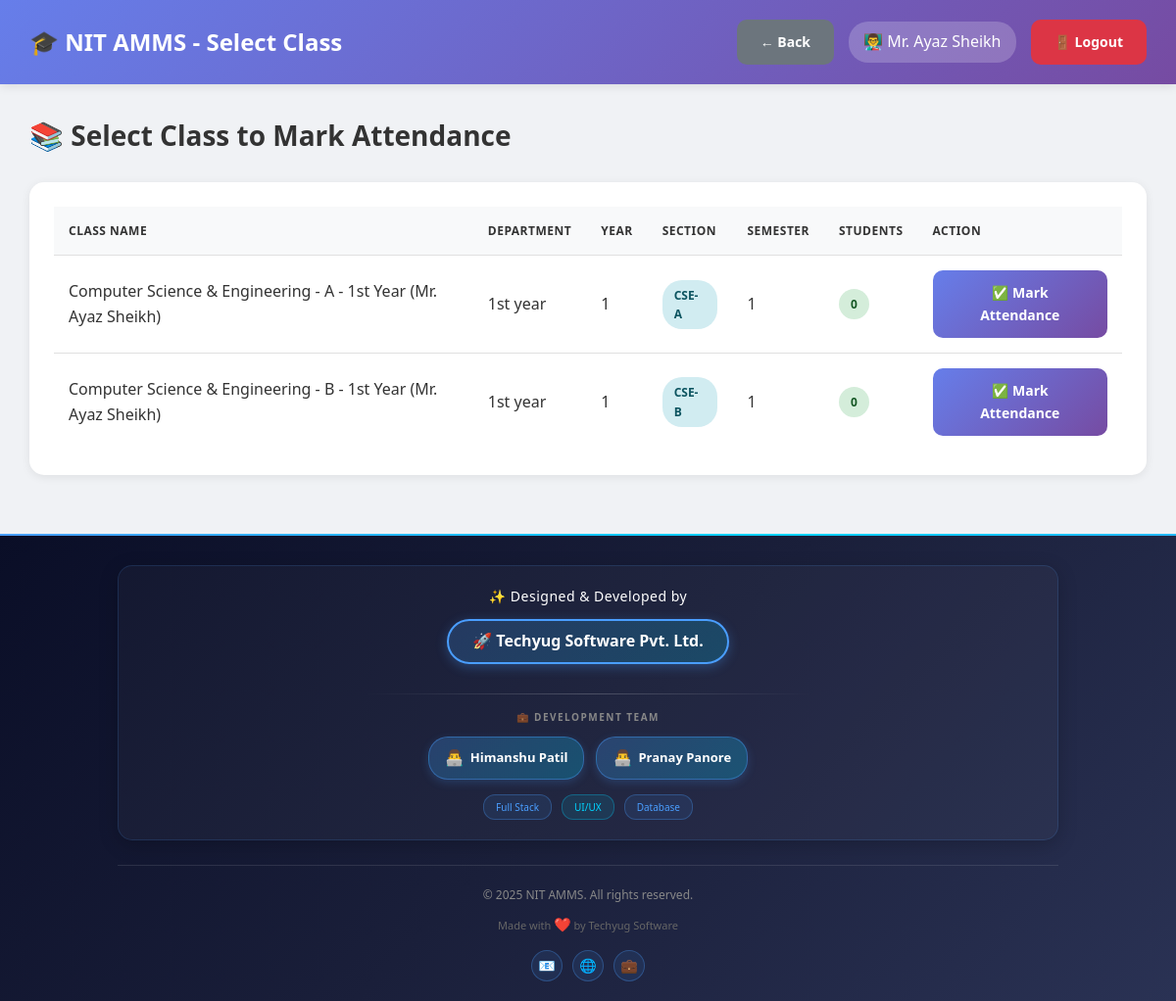
Page /teacher/select_class.php (signed in) on the committed database.
### tables this page shows
CREATE TABLE `users` (
  `id` int(11) NOT NULL,
  `username` varchar(50) NOT NULL,
  `password` varchar(255) NOT NULL,
  `full_name` varchar(100) NOT NULL,
  `email` varchar(100) NOT NULL,
  `phone` varchar(15) DEFAULT NULL,
  `photo` varchar(255) DEFAULT NULL,
  `role` enum('admin','hod','teacher') NOT NULL,
  `department_id` int(11) DEFAULT NULL,
  `is_active` tinyint(1) DEFAULT 1,
  `created_at` timestamp NOT NULL DEFAULT current_timestamp()
);

CREATE TABLE `classes` (
  `id` int(11) NOT NULL,
  `class_name` varchar(100) NOT NULL,
  `department_id` int(11) NOT NULL,
  `year` int(11) NOT NULL,
  `section` varchar(10) NOT NULL,
  `teacher_id` int(11) NOT NULL,
  `semester` int(11) NOT NULL,
  `academic_year` varchar(20) NOT NULL,
  `created_at` timestamp NOT NULL DEFAULT current_timestamp()
);

CREATE TABLE `departments` (
  `id` int(11) NOT NULL,
  `dept_name` varchar(100) NOT NULL,
  `dept_code` varchar(20) NOT NULL,
  `hod_id` int(11) DEFAULT NULL,
  `created_at` timestamp NOT NULL DEFAULT current_timestamp()
);

### db.php (called while the page is built, shortened)
<?php
$conn = new mysqli(DB_HOST, DB_USER, DB_PASS, DB_NAME);
$conn->set_charset("utf8mb4");
$conn->query("SET time_zone = '+05:30'");
function isLoggedIn() {
    return isset($_SESSION['user_id']) && isset($_SESSION['role']);
}
function getCurrentUser() {
    global $conn;
    $user_id = $_SESSION['user_id'];
    $role = $_SESSION['role'];
    if ($role === 'student') {
        $query = "SELECT * FROM students WHERE id = ?";
    } elseif ($role === 'parent') {
        $query = "SELECT * FROM parents WHERE id = ?";
    } else {
        $query = "SELECT * FROM users WHERE id = ?";
    }
    $stmt = $conn->prepare($query);
    $stmt->bind_param("i", $user_id);
    $stmt->execute();
    $result = $stmt->get_result();
    return $result->fetch_assoc();
}
?>

### teacher/select_class.php (the view, shortened to what this page needs)
<?php
require_once '../db.php';
$user = getCurrentUser();
$teacher_id = $_SESSION['user_id'];
$classes_query = "SELECT c.*, d.dept_name,
                  (SELECT COUNT(*) FROM students WHERE class_id = c.id AND is_active = 1) as student_count
                  FROM classes c
                  LEFT JOIN departments d ON c.department_id = d.id
                  WHERE c.teacher_id = $teacher_id
                  ORDER BY c.class_name";
$classes = $conn->query($classes_query);
?>
<!DOCTYPE html>
<html lang="en">
<head>
    <link rel="stylesheet" href="../assets/style.css">
</head>
<body class="dashboard-container">
    <nav class="navbar">
        <div>
            <h1>🎓 NIT AMMS - Select Class</h1>
        </div>
        <div class="user-info">
            <a href="index.php" class="btn btn-secondary">← Back</a>
            <span>👨‍🏫 <?php echo htmlspecialchars($user['full_name']); ?></span>
            <a href="../logout.php" class="btn btn-danger">🚪 Logout</a>
        </div>
    </nav>
    <div class="main-content">
        <h2>📚 Select Class to Mark Attendance</h2>
        <div class="table-container">
            <table>
                <thead>
                    <tr>
                        <th>Class Name</th>
                        <th>Department</th>
                        <th>Year</th>
                        <th>Section</th>
                        <th>Semester</th>
                        <th>Students</th>
                        <th>Action</th>
                    </tr>
                </thead>
                <tbody>
                    <?php if ($classes->num_rows > 0): ?>
                        <?php while ($class = $classes->fetch_assoc()): ?>
                        <tr>
                            <td><?php echo htmlspecialchars($class['class_name']); ?></td>
                            <td><?php echo htmlspecialchars($class['dept_name']); ?></td>
                            <td><?php echo $class['year']; ?></td>
                            <td><span class="badge badge-info"><?php echo htmlspecialchars($class['section']); ?></span></td>
                            <td><?php echo $class['semester']; ?></td>
                            <td><span class="badge badge-success"><?php echo $class['student_count']; ?></span></td>
                            <td>
                                <a href="mark_attendance.php?class_id=<?php echo $class['id']; ?>"
                                   class="btn btn-primary">
                                    ✅ Mark Attendance
                                </a>
                            </td>
                        </tr>
                        <?php endwhile; ?>
                    <?php endif; ?>
                </tbody>
            </table>
        </div>
    </div>
    <div style="background: linear-gradient(135deg, #0a0e27 0%, #1a1f3a 50%, #2a3254 100%); position: relative; overflow: hidden;">
        <div style="height: 2px; background: linear-gradient(90deg, #4a9eff, #00d4ff, #4a9eff, #00d4ff); background-size: 200% 100%;"></div>
        <div style="max-width: 1000px; margin: 0 auto; padding: 30px 20px 20px;">
            <div style="background: rgba(255, 255, 255, 0.03); padding: 20px 20px; border-radius: 15px; border: 1px solid rgba(74, 158, 255, 0.15); text-align: center; box-shadow: 0 5px 20px rgba(0, 0, 0, 0.2);">
                <p style="color: #ffffff; font-size: 14px; margin: 0 0 12px; font-weight: 500; letter-spacing: 0.5px; font-family: 'Segoe UI', Tahoma, Geneva, Verdana, sans-serif;">✨ Designed & Developed by</p>
                <a href="https://himanshufullstackdeveloper.github.io/techyugsoftware/" style="display: inline-block; color: #ffffff; font-size: 16px; font-weight: 700; text-decoration: none; padding: 8px 24px; border: 2px solid #4a9eff; border-radius: 30px; background: linear-gradient(135deg, rgba(74, 158, 255, 0.2), rgba(0, 212, 255, 0.2)); box-shadow: 0 3px 12px rgba(74, 158, 255, 0.3); margin-bottom: 15px; font-family: 'Segoe UI', Tahoma, Geneva, Verdana, sans-serif;">
                    🚀 Techyug Software Pvt. Ltd.
                </a>
                <div style="width: 50%; height: 1px; background: linear-gradient(90deg, transparent, rgba(255, 255, 255, 0.2), transparent); margin: 15px auto;"></div>
                <p style="color: #888; font-size: 10px; margin: 0 0 12px; text-transform: uppercase; letter-spacing: 1.5px; font-weight: 600; font-family: 'Segoe UI', Tahoma, Geneva, Verdana, sans-serif;">💼 Development Team</p>
                <div style="display: flex; justify-content: center; gap: 12px; flex-wrap: wrap; margin-top: 12px;">
                    <a href="https://himanshufullstackdeveloper.github.io/portfoilohimanshu/" style="color: #ffffff; font-size: 13px; text-decoration: none; padding: 8px 16px; background: linear-gradient(135deg, rgba(74, 158, 255, 0.25), rgba(0, 212, 255, 0.25)); border-radius: 20px; border: 1px solid rgba(74, 158, 255, 0.4); display: inline-flex; align-items: center; gap: 6px; box-shadow: 0 3px 10px rgba(74, 158, 255, 0.2); font-family: 'Segoe UI', Tahoma, Geneva, Verdana, sans-serif;">
                        <span style="font-size: 16px;">👨‍💻</span>
                        <span style="font-weight: 600;">Himanshu Patil</span>
                    </a>
                    <a href="https://devpranaypanore.github.io/Pranaypanore-live-.html/" style="color: #ffffff; font-size: 13px; text-decoration: none; padding: 8px 16px; background: linear-gradient(135deg, rgba(74, 158, 255, 0.25), rgba(0, 212, 255, 0.25)); border-radius: 20px; border: 1px solid rgba(74, 158, 255, 0.4); display: inline-flex; align-items: center; gap: 6px; box-shadow: 0 3px 10px rgba(74, 158, 255, 0.2); font-family: 'Segoe UI', Tahoma, Geneva, Verdana, sans-serif;">
                        <span style="font-size: 16px;">👨‍💻</span>
                        <span style="font-weight: 600;">Pranay Panore</span>
                    </a>
                </div>
                <div style="margin-top: 15px; display: flex; justify-content: center; gap: 10px; flex-wrap: wrap;">
                    <span style="color: #4a9eff; font-size: 10px; padding: 4px 12px; background: rgba(74, 158, 255, 0.1); border-radius: 12px; border: 1px solid rgba(74, 158, 255, 0.3); font-family: 'Segoe UI', Tahoma, Geneva, Verdana, sans-serif;">Full Stack</span>
                    <span style="color: #00d4ff; font-size: 10px; padding: 4px 12px; background: rgba(0, 212, 255, 0.1); border-radius: 12px; border: 1px solid rgba(0, 212, 255, 0.3); font-family: 'Segoe UI', Tahoma, Geneva, Verdana, sans-serif;">UI/UX</span>
                    <span style="color: #4a9eff; font-size: 10px; padding: 4px 12px; background: rgba(74, 158, 255, 0.1); border-radius: 12px; border: 1px solid rgba(74, 158, 255, 0.3); font-family: 'Segoe UI', Tahoma, Geneva, Verdana, sans-serif;">Database</span>
                </div>
            </div>
            <div style="margin-top: 25px; padding-top: 20px; border-top: 1px solid rgba(255, 255, 255, 0.1); text-align: center;">
                <p style="color: #888; font-size: 12px; margin: 0 0 10px; font-family: 'Segoe UI', Tahoma, Geneva, Verdana, sans-serif;">© 2025 NIT AMMS. All rights reserved.</p>
                <p style="color: #666; font-size: 11px; margin: 0; font-family: 'Segoe UI', Tahoma, Geneva, Verdana, sans-serif;">
                    Made with <span style="color: #ff4757; font-size: 14px;">❤️</span> by Techyug Software
                </p>
                <div style="margin-top: 15px; display: flex; justify-content: center; gap: 10px;">
                    <a href="#" style="width: 32px; height: 32px; display: inline-flex; align-items: center; justify-content: center; background: rgba(74, 158, 255, 0.1); border: 1px solid rgba(74, 158, 255, 0.3); border-radius: 50%; color: #4a9eff; text-decoration: none; font-size: 14px;">📧</a>
                    <a href="#" style="width: 32px; height: 32px; display: inline-flex; align-items: center; justify-content: center; background: rgba(74, 158, 255, 0.1); border: 1px solid rgba(74, 158, 255, 0.3); border-radius: 50%; color: #4a9eff; text-decoration: none; font-size: 14px;">🌐</a>
                    <a href="#" style="width: 32px; height: 32px; display: inline-flex; align-items: center; justify-content: center; background: rgba(74, 158, 255, 0.1); border: 1px solid rgba(74, 158, 255, 0.3); border-radius: 50%; color: #4a9eff; text-decoration: none; font-size: 14px;">💼</a>
                </div>
            </div>
        </div>
    </div>
</body>
</html>

### assets/style.css (style rules this page uses)
* { margin: 0; padding: 0; box-sizing: border-box; }
body { font-family: 'Segoe UI', Tahoma, Geneva, Verdana, sans-serif; background: linear-gradient(135deg, #667eea 0%, #764ba2 50%, #f093fb 100%); color: #333; line-height: 1.6; }
.btn { padding: 12px 24px; border: none; border-radius: 10px; font-size: 14px; font-weight: 600; cursor: pointer; transition: all 0.3s ease; text-decoration: none; display: inline-block; text-align: center; }
.btn-primary { background: linear-gradient(135deg, #667eea 0%, #764ba2 100%); color: white; }
.btn-danger { background: #dc3545; color: white; }
.btn-secondary { background: #6c757d; color: white; }
.dashboard-container { background: #f0f2f5; min-height: 100vh; }
.navbar { background: linear-gradient(135deg, #667eea 0%, #764ba2 100%); color: white; padding: 20px 30px; display: flex; justify-content: space-between; align-items: center; box-shadow: 0 2px 10px rgba(0, 0, 0, 0.1); position: sticky; top: 0; z-index: 100; }
.navbar h1 { font-size: 24px; font-weight: 600; }
.navbar .user-info { display: flex; align-items: center; gap: 15px; }
.navbar .user-info span { background: rgba(255, 255, 255, 0.2); padding: 8px 15px; border-radius: 20px; }
.main-content { padding: 30px; max-width: 1400px; margin: 0 auto; }
.main-content h2 { margin-bottom: 25px; color: #333; font-size: 28px; }
.table-container { background: white; border-radius: 15px; padding: 25px; box-shadow: 0 2px 10px rgba(0, 0, 0, 0.08); overflow-x: auto; margin-bottom: 30px; }
table { width: 100%; border-collapse: collapse; }
table thead { background: #f8f9fa; }
table th, table td { padding: 15px; text-align: left; border-bottom: 1px solid #e0e0e0; }
table th { font-weight: 600; color: #333; text-transform: uppercase; font-size: 12px; letter-spacing: 0.5px; }
table tr:last-child td { border-bottom: none; }
.badge { padding: 6px 12px; border-radius: 20px; font-size: 12px; font-weight: 600; display: inline-block; }
.badge-success { background: #d4edda; color: #155724; }
.badge-info { background: #d1ecf1; color: #0c5460; }

### rows in the picture
users: full_name "Mr. Ayaz Sheikh"
classes: class_name "Computer Science & Engineering - A - 1st Year (Mr. Ayaz Sheikh)", department.dept_name "1st year", year "1", section "CSE-A", semester "1", student_count "0"
classes: class_name "Computer Science & Engineering - B - 1st Year (Mr. Ayaz Sheikh)", department.dept_name "1st year", year "1", section "CSE-B", semester "1", student_count "0"
